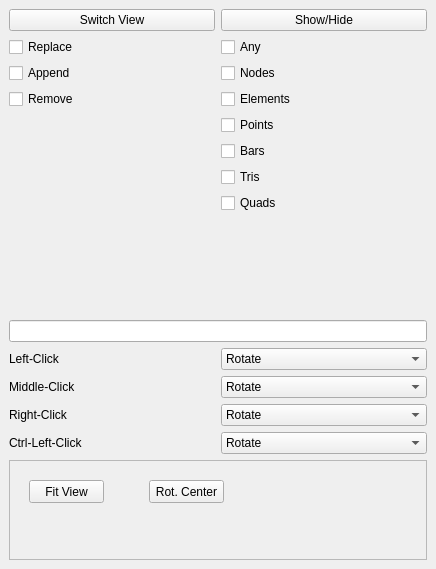
<?xml version="1.0" encoding="UTF-8"?>
<ui version="4.0">
 <class>DockWidget</class>
 <widget class="QDockWidget" name="DockWidget">
  <property name="geometry">
   <rect>
    <x>0</x>
    <y>0</y>
    <width>436</width>
    <height>569</height>
   </rect>
  </property>
  <property name="windowTitle">
   <string>DockWidget</string>
  </property>
  <widget class="QWidget" name="dockWidgetContents">
   <layout class="QGridLayout" name="gridLayout_3">
    <item row="0" column="0">
     <layout class="QVBoxLayout" name="verticalLayout_3">
      <item>
       <layout class="QGridLayout" name="gridLayout_2">
        <item row="0" column="0">
         <widget class="QPushButton" name="btn_switch_view">
          <property name="sizePolicy">
           <sizepolicy hsizetype="Expanding" vsizetype="Fixed">
            <horstretch>0</horstretch>
            <verstretch>0</verstretch>
           </sizepolicy>
          </property>
          <property name="text">
           <string>Switch View</string>
          </property>
         </widget>
        </item>
        <item row="0" column="1">
         <widget class="QPushButton" name="btn_show_hide">
          <property name="sizePolicy">
           <sizepolicy hsizetype="Expanding" vsizetype="Fixed">
            <horstretch>0</horstretch>
            <verstretch>0</verstretch>
           </sizepolicy>
          </property>
          <property name="text">
           <string>Show/Hide</string>
          </property>
         </widget>
        </item>
        <item row="1" column="0">
         <layout class="QVBoxLayout" name="verticalLayout">
          <item>
           <widget class="QCheckBox" name="chk_replace">
            <property name="text">
             <string>Replace</string>
            </property>
           </widget>
          </item>
          <item>
           <widget class="QCheckBox" name="chk_append">
            <property name="text">
             <string>Append</string>
            </property>
           </widget>
          </item>
          <item>
           <widget class="QCheckBox" name="chk_remove">
            <property name="text">
             <string>Remove</string>
            </property>
           </widget>
          </item>
          <item>
           <spacer name="verticalSpacer">
            <property name="orientation">
             <enum>Qt::Vertical</enum>
            </property>
            <property name="sizeHint" stdset="0">
             <size>
              <width>20</width>
              <height>40</height>
             </size>
            </property>
           </spacer>
          </item>
         </layout>
        </item>
        <item row="1" column="1">
         <layout class="QVBoxLayout" name="verticalLayout_2">
          <item>
           <widget class="QCheckBox" name="chk_any">
            <property name="text">
             <string>Any</string>
            </property>
           </widget>
          </item>
          <item>
           <widget class="QCheckBox" name="chk_nodes">
            <property name="text">
             <string>Nodes</string>
            </property>
           </widget>
          </item>
          <item>
           <widget class="QCheckBox" name="chk_elements">
            <property name="text">
             <string>Elements</string>
            </property>
           </widget>
          </item>
          <item>
           <widget class="QCheckBox" name="chk_points">
            <property name="text">
             <string>Points</string>
            </property>
           </widget>
          </item>
          <item>
           <widget class="QCheckBox" name="chk_bars">
            <property name="text">
             <string>Bars</string>
            </property>
           </widget>
          </item>
          <item>
           <widget class="QCheckBox" name="chk_tris">
            <property name="text">
             <string>Tris</string>
            </property>
           </widget>
          </item>
          <item>
           <widget class="QCheckBox" name="chk_quads">
            <property name="text">
             <string>Quads</string>
            </property>
           </widget>
          </item>
          <item>
           <spacer name="verticalSpacer_2">
            <property name="orientation">
             <enum>Qt::Vertical</enum>
            </property>
            <property name="sizeHint" stdset="0">
             <size>
              <width>20</width>
              <height>40</height>
             </size>
            </property>
           </spacer>
          </item>
         </layout>
        </item>
       </layout>
      </item>
      <item>
       <widget class="QLineEdit" name="lnedt_selection">
        <property name="sizePolicy">
         <sizepolicy hsizetype="Expanding" vsizetype="Fixed">
          <horstretch>0</horstretch>
          <verstretch>0</verstretch>
         </sizepolicy>
        </property>
        <property name="minimumSize">
         <size>
          <width>261</width>
          <height>20</height>
         </size>
        </property>
       </widget>
      </item>
      <item>
       <layout class="QGridLayout" name="gridLayout">
        <item row="0" column="0">
         <widget class="QLabel" name="label">
          <property name="sizePolicy">
           <sizepolicy hsizetype="Expanding" vsizetype="Preferred">
            <horstretch>0</horstretch>
            <verstretch>0</verstretch>
           </sizepolicy>
          </property>
          <property name="minimumSize">
           <size>
            <width>82</width>
            <height>20</height>
           </size>
          </property>
          <property name="text">
           <string>Left-Click</string>
          </property>
         </widget>
        </item>
        <item row="0" column="1">
         <widget class="QComboBox" name="cbx_left_click">
          <property name="sizePolicy">
           <sizepolicy hsizetype="Expanding" vsizetype="Fixed">
            <horstretch>0</horstretch>
            <verstretch>0</verstretch>
           </sizepolicy>
          </property>
          <property name="minimumSize">
           <size>
            <width>82</width>
            <height>20</height>
           </size>
          </property>
          <item>
           <property name="text">
            <string>Rotate</string>
           </property>
          </item>
          <item>
           <property name="text">
            <string>Pan</string>
           </property>
          </item>
          <item>
           <property name="text">
            <string>Zoom</string>
           </property>
          </item>
          <item>
           <property name="text">
            <string>Select</string>
           </property>
          </item>
         </widget>
        </item>
        <item row="2" column="1">
         <widget class="QComboBox" name="cbx_right_click">
          <property name="sizePolicy">
           <sizepolicy hsizetype="Expanding" vsizetype="Fixed">
            <horstretch>0</horstretch>
            <verstretch>0</verstretch>
           </sizepolicy>
          </property>
          <property name="minimumSize">
           <size>
            <width>82</width>
            <height>20</height>
           </size>
          </property>
          <item>
           <property name="text">
            <string>Rotate</string>
           </property>
          </item>
          <item>
           <property name="text">
            <string>Pan</string>
           </property>
          </item>
          <item>
           <property name="text">
            <string>Zoom</string>
           </property>
          </item>
          <item>
           <property name="text">
            <string>Select</string>
           </property>
          </item>
         </widget>
        </item>
        <item row="3" column="1">
         <widget class="QComboBox" name="cbx_ctrl_left_click">
          <property name="sizePolicy">
           <sizepolicy hsizetype="Expanding" vsizetype="Fixed">
            <horstretch>0</horstretch>
            <verstretch>0</verstretch>
           </sizepolicy>
          </property>
          <property name="minimumSize">
           <size>
            <width>82</width>
            <height>20</height>
           </size>
          </property>
          <item>
           <property name="text">
            <string>Rotate</string>
           </property>
          </item>
          <item>
           <property name="text">
            <string>Pan</string>
           </property>
          </item>
          <item>
           <property name="text">
            <string>Zoom</string>
           </property>
          </item>
          <item>
           <property name="text">
            <string>Select</string>
           </property>
          </item>
         </widget>
        </item>
        <item row="3" column="0">
         <widget class="QLabel" name="label_4">
          <property name="sizePolicy">
           <sizepolicy hsizetype="Expanding" vsizetype="Preferred">
            <horstretch>0</horstretch>
            <verstretch>0</verstretch>
           </sizepolicy>
          </property>
          <property name="minimumSize">
           <size>
            <width>82</width>
            <height>20</height>
           </size>
          </property>
          <property name="text">
           <string>Ctrl-Left-Click</string>
          </property>
         </widget>
        </item>
        <item row="1" column="1">
         <widget class="QComboBox" name="cbx_middle_click">
          <property name="sizePolicy">
           <sizepolicy hsizetype="Expanding" vsizetype="Fixed">
            <horstretch>0</horstretch>
            <verstretch>0</verstretch>
           </sizepolicy>
          </property>
          <property name="minimumSize">
           <size>
            <width>82</width>
            <height>20</height>
           </size>
          </property>
          <item>
           <property name="text">
            <string>Rotate</string>
           </property>
          </item>
          <item>
           <property name="text">
            <string>Pan</string>
           </property>
          </item>
          <item>
           <property name="text">
            <string>Zoom</string>
           </property>
          </item>
          <item>
           <property name="text">
            <string>Select</string>
           </property>
          </item>
         </widget>
        </item>
        <item row="2" column="0">
         <widget class="QLabel" name="label_3">
          <property name="sizePolicy">
           <sizepolicy hsizetype="Expanding" vsizetype="Preferred">
            <horstretch>0</horstretch>
            <verstretch>0</verstretch>
           </sizepolicy>
          </property>
          <property name="minimumSize">
           <size>
            <width>82</width>
            <height>20</height>
           </size>
          </property>
          <property name="text">
           <string>Right-Click</string>
          </property>
         </widget>
        </item>
        <item row="1" column="0">
         <widget class="QLabel" name="label_2">
          <property name="sizePolicy">
           <sizepolicy hsizetype="Expanding" vsizetype="Preferred">
            <horstretch>0</horstretch>
            <verstretch>0</verstretch>
           </sizepolicy>
          </property>
          <property name="minimumSize">
           <size>
            <width>82</width>
            <height>20</height>
           </size>
          </property>
          <property name="text">
           <string>Middle-Click</string>
          </property>
         </widget>
        </item>
       </layout>
      </item>
     </layout>
    </item>
    <item row="1" column="0">
     <widget class="QFrame" name="frame">
      <property name="minimumSize">
       <size>
        <width>0</width>
        <height>100</height>
       </size>
      </property>
      <property name="frameShape">
       <enum>QFrame::StyledPanel</enum>
      </property>
      <property name="frameShadow">
       <enum>QFrame::Raised</enum>
      </property>
      <widget class="QPushButton" name="btn_fit_view">
       <property name="geometry">
        <rect>
         <x>20</x>
         <y>20</y>
         <width>75</width>
         <height>23</height>
        </rect>
       </property>
       <property name="text">
        <string>Fit View</string>
       </property>
      </widget>
      <widget class="QPushButton" name="btn_rotation_center">
       <property name="geometry">
        <rect>
         <x>140</x>
         <y>20</y>
         <width>75</width>
         <height>23</height>
        </rect>
       </property>
       <property name="text">
        <string>Rot. Center</string>
       </property>
      </widget>
     </widget>
    </item>
   </layout>
  </widget>
 </widget>
 <resources/>
 <connections/>
</ui>
